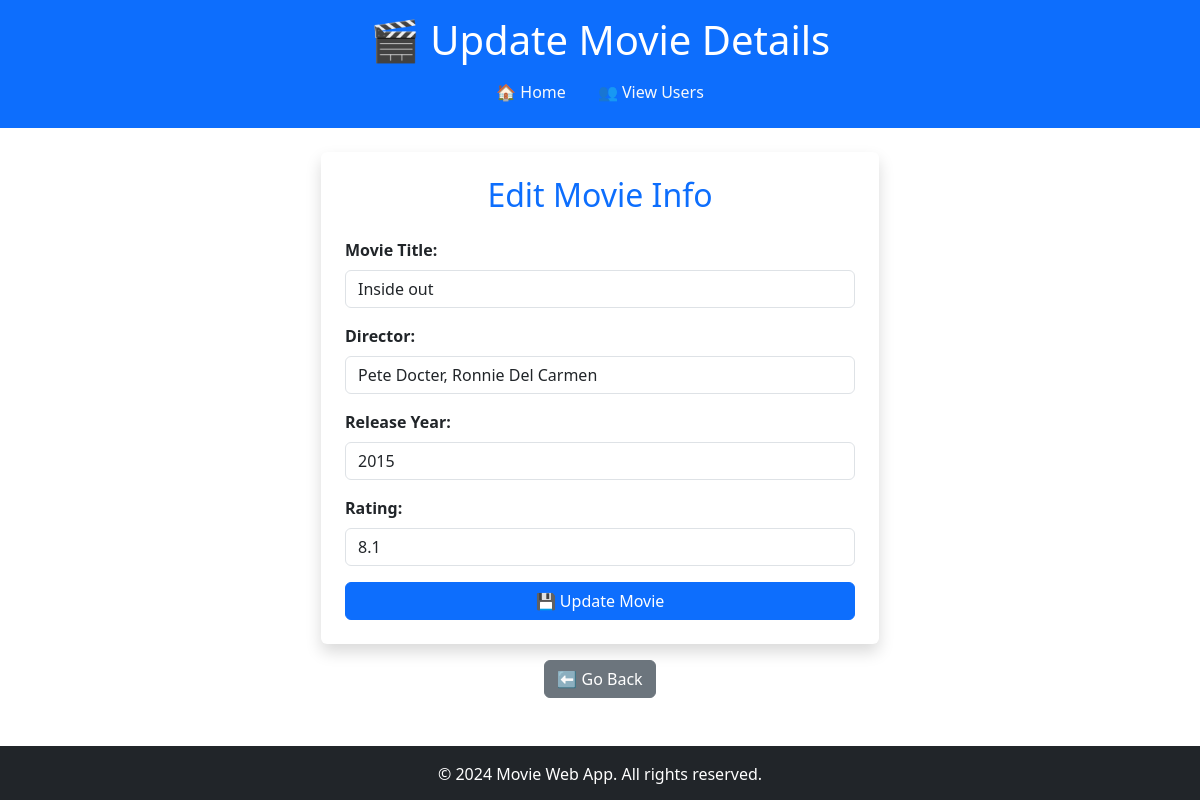
Page /users/2/update_movie/19 on the committed database.
### datamanager/models.py (models this page shows, shortened)
class Movie(db.Model):
    __tablename__ = 'movies'
    id = db.Column(db.Integer, primary_key=True)
    name = db.Column(db.String(100), nullable=False)
    director = db.Column(db.String(50), nullable=False)
    year = db.Column(db.Integer, nullable=False)
    rating = db.Column(db.Integer, nullable=False)
    user_id = db.Column(db.Integer, db.ForeignKey('users.id'), nullable=False)

### app.py (the view, shortened to what this page needs)
@app.route('/users/<int:user_id>/update_movie/<int:movie_id>', methods=['GET', 'POST'])
def update_movie(user_id, movie_id):
    user = data_manager.get_user_by_id(user_id)
    if not user:
        return "User not found", 404
    movie = data_manager.get_movie_by_id(movie_id)
    if not movie:
        return "Movie not found", 404
    return render_template('update_movie.html', movie=movie, user=user)  # Pass the user to the template

### datamanager/sqlite_data_manager.py (called while the page is built)
    def get_movie_by_id(self, movie_id):
        return Movie.query.get(movie_id)

    def get_user_by_id(self, user_id):
        return User.query.get(user_id)

### templates/update_movie.html (shortened to what this page needs)
<!DOCTYPE html>
<html lang="en">
<head>
    <link rel="stylesheet" href="../../../../static/bootstrap.min.css">
</head>
<body class="d-flex flex-column min-vh-100">
    <header class="bg-primary text-white py-3 mb-4">
        <h1 class="text-center">🎬 Update Movie Details</h1>
        <nav class="nav justify-content-center">
            <a class="nav-link text-light" href="/">🏠 Home</a>
            <a class="nav-link text-light" href="/users">👥 View Users</a>
        </nav>
    </header>
    <main class="container">
        <div class="col-md-6 mx-auto">
            <form action="{{ url_for('update_movie', user_id=user.id, movie_id=movie.id) }}" method="POST" class="p-4 bg-white rounded shadow">
                <h2 class="text-center mb-4 text-primary">Edit Movie Info</h2>
                <div class="mb-3">
                    <label for="movie_name" class="form-label fw-bold">Movie Title:</label>
                    <input type="text" id="movie_name" name="movie_name" value="{{ movie.name }}" class="form-control" required>
                </div>
                <div class="mb-3">
                    <label for="director" class="form-label fw-bold">Director:</label>
                    <input type="text" id="director" name="director" value="{{ movie.director }}" class="form-control" required>
                </div>
                <div class="mb-3">
                    <label for="year" class="form-label fw-bold">Release Year:</label>
                    <input type="number" id="year" name="year" value="{{ movie.year }}" class="form-control" required>
                </div>
                <div class="mb-3">
                    <label for="rating" class="form-label fw-bold">Rating:</label>
                    <input type="text" id="rating" name="rating" value="{{ movie.rating }}" class="form-control" required>
                </div>
                <button type="submit" class="btn btn-primary w-100">💾 Update Movie</button>
            </form>
            <div class="text-center mt-3">
                <a href="{{ url_for('user_movies', user_id=user.id) }}" class="btn btn-secondary">⬅️ Go Back</a>
            </div>
        </div>
    </main>
    <footer class="bg-dark text-white py-3 mt-5 text-center">
        <p class="mb-0">&copy; 2024 Movie Web App. All rights reserved.</p>
    </footer>
</body>
</html>

### rows in the picture
Movie: movie_name "Inside out", director "Pete Docter, Ronnie Del Carmen", year "2015", rating "8.1"
